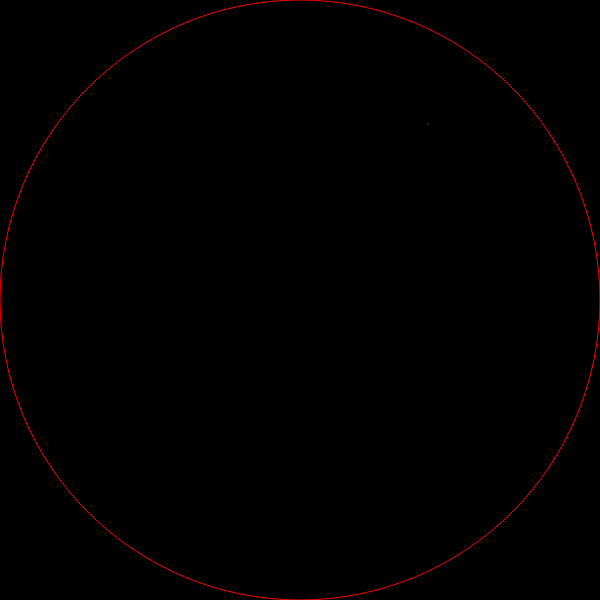
Frame 1 (no input)
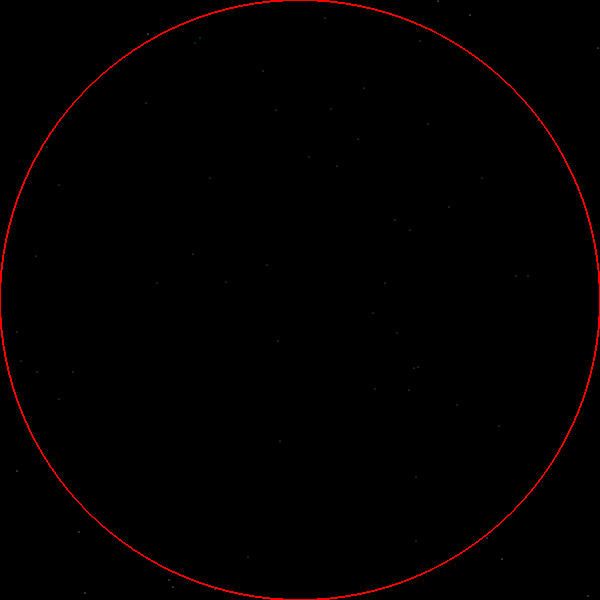
Frame 60 (no input)
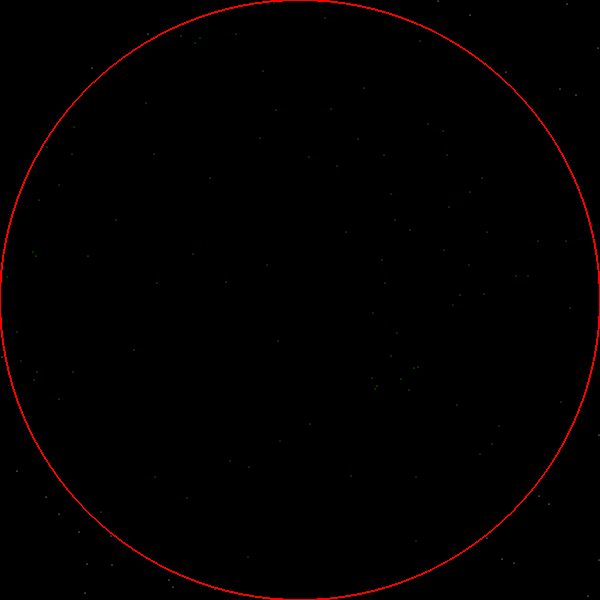
Frame 120 (the mouse pressed at the canvas centre since frame 60)

The p5.js sketch that drew these frames (run headless with seeded random() and noise() and a simulated clock; from frame 60 on, the mouse is pressed at the canvas centre):

// p5.js sketch
// ── sketch.js
let d = 600;

let w = d;
let h = d;

let inCircle = 0;
let total = 0;

let pi;
let bestEst = 1;
let bestPi;

function setup() {
	createCanvas(w,h);
	background(0);

	speedSlider = createSlider(1,1000,1);
	speedSlider.position(10,h);
}

function draw() {
	for (let i = 0;i<speedSlider.value();i++){
		translate(w/2,h/2);
		stroke(255,0,0);
		strokeWeight(1);

		noFill();
		ellipse(0,0,w,h);

		spot();
		pi = 4 * inCircle/total;

		if (abs(PI-pi) < bestEst) {
			bestEst = abs(PI-pi);
			bestPi = pi;
		}

		console.log(pi," : ",abs(PI-pi)," : ",bestPi," : ",bestEst," : ",frameRate());
	}
}

function spot() {
	translate(-w/2,-h/2);
	let x = getRanCoor(w);
	let y = getRanCoor(h);

	if (dist(w/2,h/2,x,y)>w/2) {
		stroke(255);
	} else {
		stroke(0,255,0);
		inCircle++;
	}

	total++;
	strokeWeight(1);
	point(x,y);

	function getRanCoor(axis) {
		return floor(map(random(1),0,1,0,axis));
	}
}
